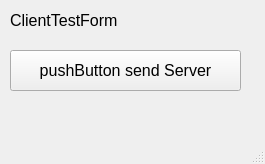
<?xml version="1.0" encoding="UTF-8"?>
<ui version="4.0">
 <class>MainWindow</class>
 <widget class="QMainWindow" name="MainWindow">
  <property name="geometry">
   <rect>
    <x>0</x>
    <y>0</y>
    <width>265</width>
    <height>164</height>
   </rect>
  </property>
  <property name="windowTitle">
   <string>MainWindow</string>
  </property>
  <widget class="QWidget" name="centralwidget">
   <widget class="QPushButton" name="pushButton">
    <property name="geometry">
     <rect>
      <x>10</x>
      <y>50</y>
      <width>231</width>
      <height>41</height>
     </rect>
    </property>
    <property name="font">
     <font>
      <pointsize>12</pointsize>
     </font>
    </property>
    <property name="text">
     <string>pushButton send Server</string>
    </property>
   </widget>
   <widget class="QLabel" name="label">
    <property name="geometry">
     <rect>
      <x>10</x>
      <y>10</y>
      <width>141</width>
      <height>21</height>
     </rect>
    </property>
    <property name="font">
     <font>
      <pointsize>12</pointsize>
     </font>
    </property>
    <property name="text">
     <string>ClientTestForm</string>
    </property>
   </widget>
  </widget>
  <widget class="QMenuBar" name="menubar">
   <property name="geometry">
    <rect>
     <x>0</x>
     <y>0</y>
     <width>265</width>
     <height>22</height>
    </rect>
   </property>
  </widget>
  <widget class="QStatusBar" name="statusbar"/>
 </widget>
 <resources/>
 <connections/>
</ui>
